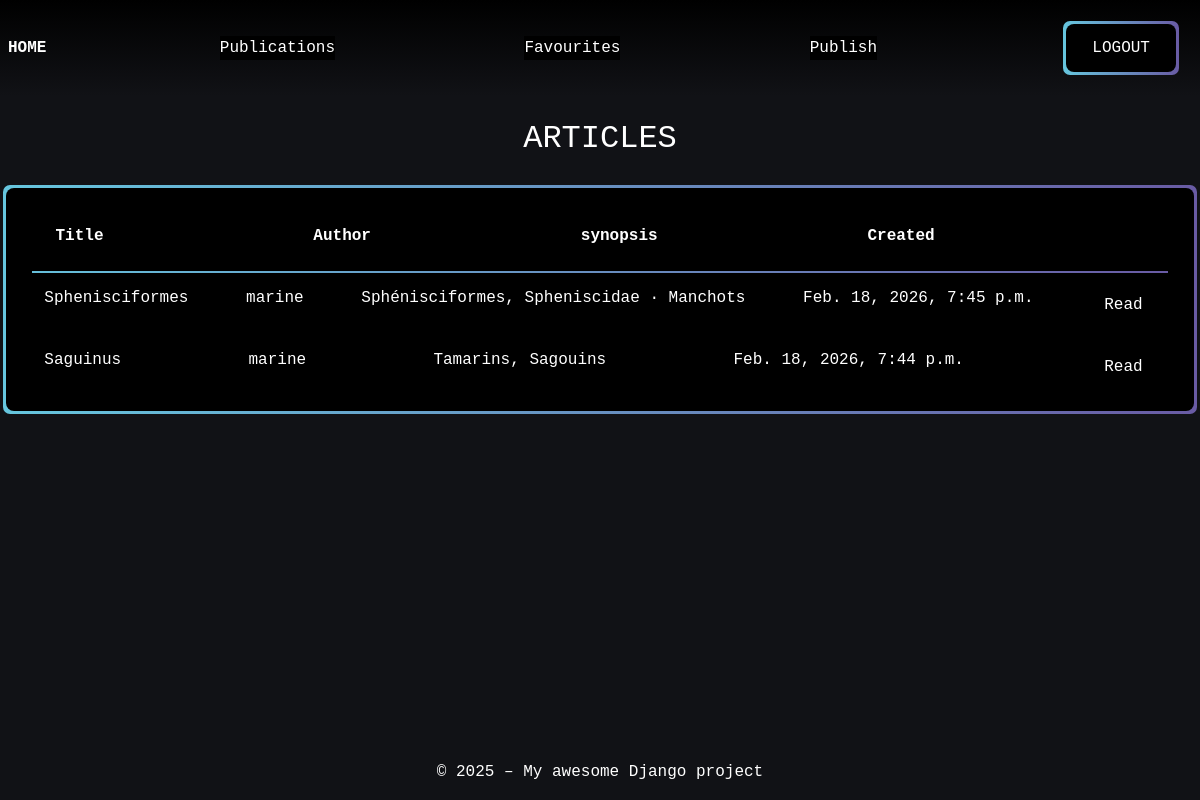
The page /articles/publications/ (signed in) on the database its author committed.
### articles/models.py (models this page shows, shortened)
class Article(models.Model):
    title = models.CharField(max_length=64, null=False)
    author = models.ForeignKey(
        settings.AUTH_USER_MODEL,
        on_delete=models.CASCADE,
        related_name="article",
        null=False
    )
    created = models.DateTimeField(auto_now_add=True, null=False)
    synopsis = models.CharField(max_length=312, null=False)
    content = models.TextField(null=False)

### articles/views.py (the view)
# urls.py: path('publications/', UserArticleListView.as_view(), name='user-publications'),
class UserArticleListView(ListView):
    model = Article
    template_name = "articles/publications.html"
    context_object_name = "articles"
    def get_queryset(self):
        user = self.request.user
        return Article.objects.filter(author=user).order_by('-created')

### articles/templates/articles/publications.html
{% extends "base.html" %}
{% load static %}
{% block extra_css %}
 <link rel="stylesheet" href="{% static 'articles/css/articles.css' %}">
{% endblock %}
{% block content %}
<div class="page-content">
    <h2 class="text-center m-4">ARTICLES</h2>
    <div class="tables div-wrapper">
        <table class="div-overlay ">
            <thead>
                <tr>
                    <th>Title</th>
                    <th>Author</th>
                    <th class="">synopsis</th>
                    <th>Created</th>
                    <th></th>
                </tr>
            </thead>
            <tbody>
                {% for article in articles %}
                    <tr>
                        <td>{{ article.title }}</td>
                        <td> {{ article.author }} </td>
                        <td> {{ article.synopsis }} </td>
                        <td> {{ article.created }} </td>
                        <td>
                            <a asChild href="{% url 'articles:article-detail' article.id %}" class="btn">Read</a>
                        </td>
                    </tr>
                {% endfor %}
            </tbody>
        </table>
    </div>
</div>
{% endblock %}

### static/css/style.css (style rules this page uses)
:root { --blue: #66C6DE; --purple: #695BA4; }
html, body { background-color: #111216; width: 100%; height: 100%; font-family: 'Courier New', Courier, monospace; ; }
.btn-wrapper, .div-wrapper { position: relative; display: flex; align-items: center; margin: 10px; padding: 3px; background-clip: padding-box, border-box; border:3px solid transparent; font-size: 16px; color: white; background-color: transparent; border-radius: 10px; border: 3px solid transparent; background-image: linear-gradient(90deg, var(--blue), var(--purple)); }
.btn-overlay, .div-overlay { display: flex; justify-content: center; justify-items: center; width: 100%; position: relative; padding: 12px 26px; font-size: 16px; color: white; background-color: black; border: none; border-radius: 8px; transition: background-color 0.3s ease, transform 0.2s ease; outline: none; box-shadow: none; }
.btn { transition: all 0.2s ease-in-out; cursor: pointer; color: white; }
a { text-decoration: none; color: inherit; }

### articles/static/articles/css/articles.css (style rules this page uses)
.tables { display: flex; justify-content: center; align-items: center; }
table { width: 100%; display: flex; flex-direction: column; }
@media (min-width: 1200px) { .tables { width: 1200px; } }
thead { border-bottom: 2px solid; border-image: linear-gradient(135deg, var(--blue), var(--purple)) 1; }
th { margin: 1%; display: flex; justify-content: space-between; }
tr { padding: 1%; display: flex; justify-content: space-between; }
td { text-align: center; }

### rows shown on the page
Article: title "Sphenisciformes", author "marine", synopsis "Sphénisciformes, Spheniscidae · Manchots", created "Feb. 18, 2026, 7:45 p.m."
Article: title "Saguinus", author "marine", synopsis "Tamarins, Sagouins", created "Feb. 18, 2026, 7:44 p.m."
